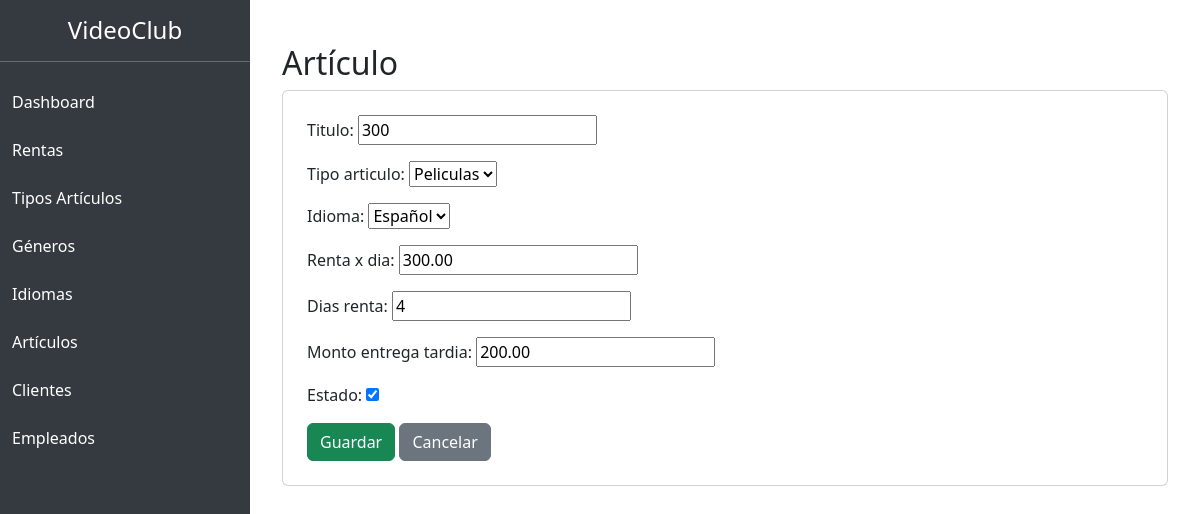
Screenshot of /articulos/editar/1/ with the database file from the repository.
### VideoClubApp/models.py (models this page shows, shortened)
class Articulo(models.Model):
    titulo = models.CharField(max_length=200)
    tipo_articulo = models.ForeignKey('TipoArticulo', on_delete=models.CASCADE)
    idioma = models.ForeignKey('Idioma', on_delete=models.CASCADE)
    renta_x_dia = models.DecimalField(max_digits=10, decimal_places=2)
    dias_renta = models.IntegerField()
    monto_entrega_tardia = models.DecimalField(max_digits=10, decimal_places=2)
    estado = models.BooleanField(default=True)

### VideoClubApp/views.py (the view)
# urls.py: path('articulos/editar/<int:id>/', views.editar_articulo, name='editar_articulo'),
def editar_articulo(request, id):
    articulo = get_object_or_404(Articulo, id=id)
    form = ArticuloForm(request.POST or None, instance=articulo)
    if form.is_valid():
        form.save()
        return redirect('lista_articulos')
    return render(request, 'articulos/form.html', {'form': form})

### VideoClubApp/forms.py
class ArticuloForm(forms.ModelForm):
    class Meta:
        model = Articulo
        fields = [
            'titulo',
            'tipo_articulo',
            'idioma',
            'renta_x_dia',
            'dias_renta',
            'monto_entrega_tardia',
            'estado'
        ]

### VideoClubApp/models.py (called while the page is built)
    def __str__(self):
        return self.descripcion

    def __str__(self):
        return self.descripcion

### VideoClubApp/templates/articulos/form.html (shortened to what this page needs)
{% extends 'base.html' %}
{% block contenido %}
<div class="container mt-4">
<h2>Artículo</h2>
<div class="card p-4">
<form method="post">
{{ form.as_p }}
<button type="submit" class="btn btn-success">
Guardar
</button>
<a href="{% url 'lista_articulos' %}" class="btn btn-secondary">
Cancelar
</a>
</form>
</div>
</div>
{% endblock %}

### VideoClubApp/templates/base.html (style rules this page uses)
body { display:flex; }

### rows the page displays
Articulo: titulo "300", tipo_articulo "Peliculas", idioma "Español", renta_x_dia "300.00", dias_renta "4", monto_entrega_tardia "200.00", estado "☑"
